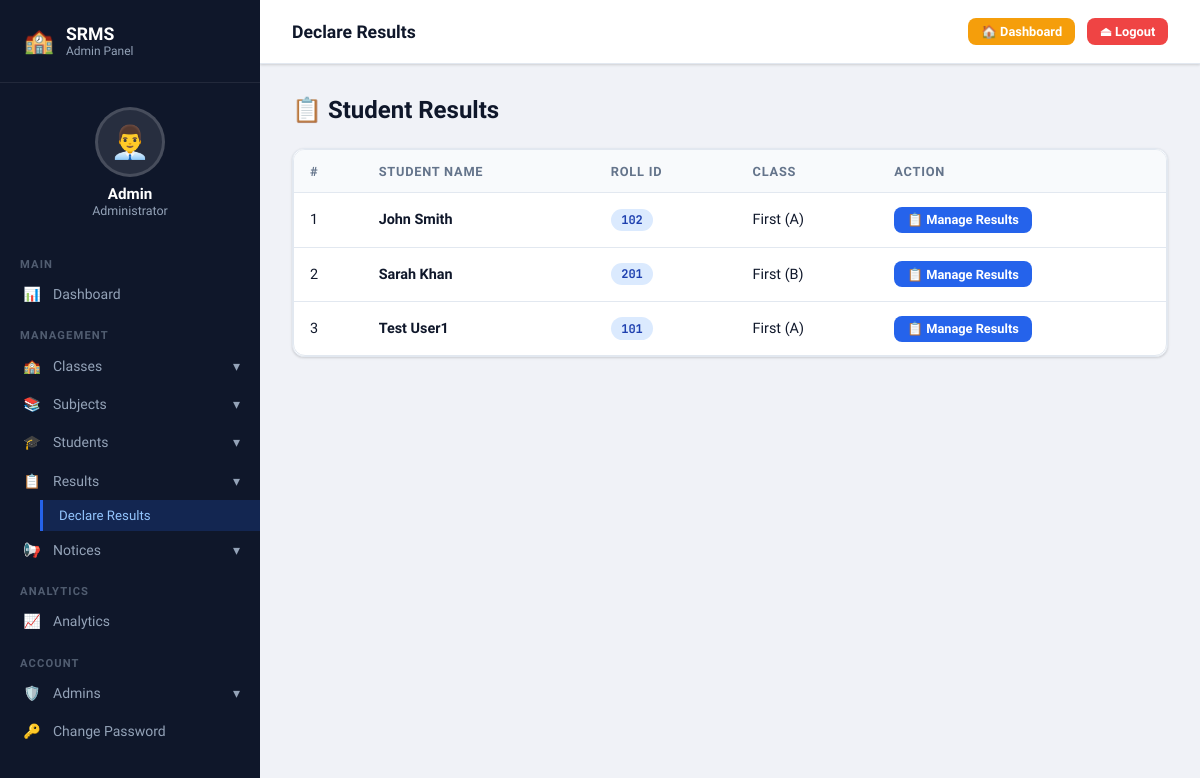
Before: /admin/results (signed in) with the older database file.
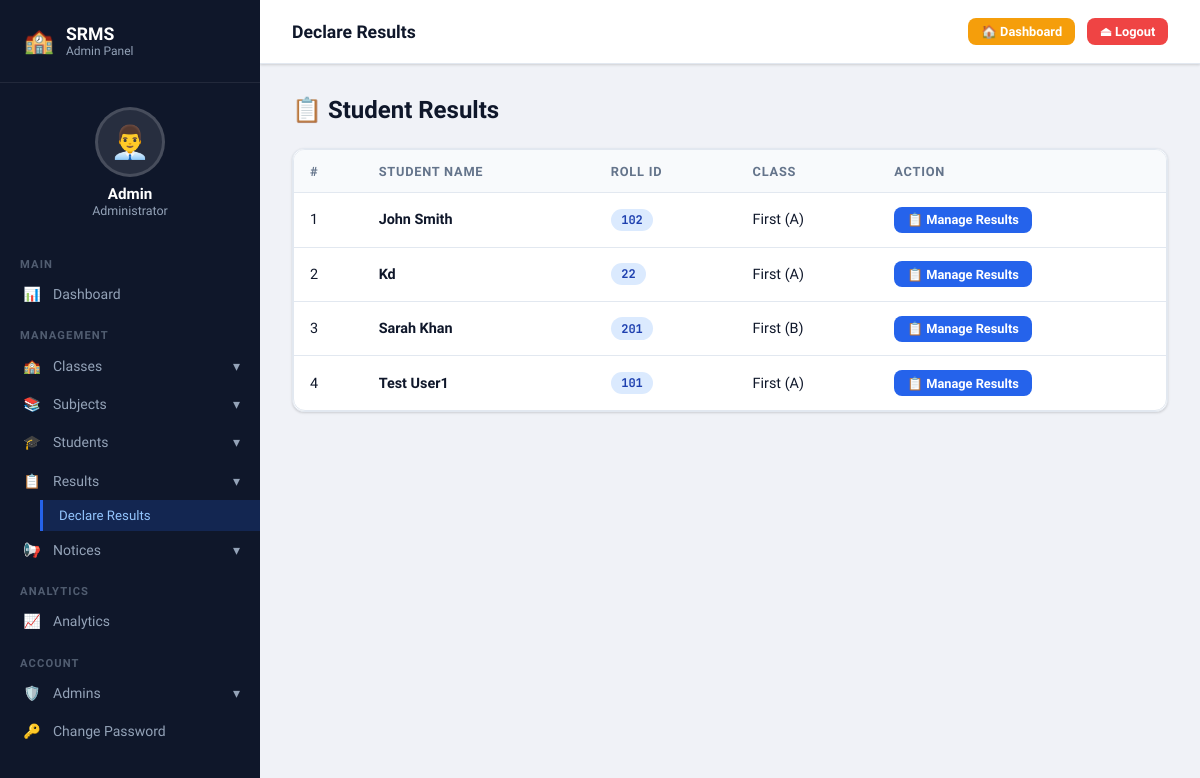
After: the same page with the newer database file.
### tables this page shows
CREATE TABLE students (
            id INTEGER PRIMARY KEY AUTOINCREMENT,
            name TEXT NOT NULL,
            roll_id TEXT NOT NULL UNIQUE,
            class_id INTEGER NOT NULL,
            email TEXT,
            created_at TEXT DEFAULT CURRENT_TIMESTAMP,
            FOREIGN KEY(class_id) REFERENCES classes(id)
        );

CREATE TABLE classes (
            id INTEGER PRIMARY KEY AUTOINCREMENT,
            class_name TEXT NOT NULL,
            class_numeric INTEGER NOT NULL,
            section TEXT NOT NULL,
            created_at TEXT DEFAULT CURRENT_TIMESTAMP,
            updated_at TEXT DEFAULT CURRENT_TIMESTAMP
        );

### app.py (the view)
@app.route('/admin/results')
@admin_required
def manage_results():
    conn = get_db()
    students = conn.execute(
        'SELECT s.*, c.class_name, c.section FROM students s JOIN classes c ON s.class_id=c.id ORDER BY s.name'
    ).fetchall()
    conn.close()
    return render_template('manage_results.html', students=students)

### app.py (called while the page is built)
def get_db():
    conn = sqlite3.connect(DB)
    conn.row_factory = sqlite3.Row
    return conn

def admin_required(f):
    from functools import wraps
    @wraps(f)
    def decorated(*args, **kwargs):
        if not session.get('admin'):
            return redirect(url_for('admin_login'))
        return f(*args, **kwargs)
    return decorated

### templates/manage_results.html (shortened to what this page needs)
{% extends "admin_base.html" %}
{% block page_title %}Declare Results{% endblock %}
{% block content %}
<div class="page-header">
  <div class="page-title">📋 Student Results</div>
</div>
<div class="card">
  <div class="table-wrap">
    <table>
      <thead><tr><th>#</th><th>Student Name</th><th>Roll ID</th><th>Class</th><th>Action</th></tr></thead>
      <tbody>
        {% for s in students %}
        <tr>
          <td>{{ loop.index }}</td>
          <td><strong>{{ s.name }}</strong></td>
          <td><span class="badge badge-primary" style="font-family:'JetBrains Mono',monospace;">{{ s.roll_id }}</span></td>
          <td>{{ s.class_name }} ({{ s.section }})</td>
          <td><a href="{{ url_for('add_result', student_id=s.id) }}" class="btn btn-primary btn-sm">📋 Manage Results</a></td>
        </tr>
        {% else %}
        <tr><td colspan="5" style="text-align:center;color:#94a3b8;padding:2rem;">No students registered yet.</td></tr>
        {% endfor %}
      </tbody>
    </table>
  </div>
</div>
{% endblock %}

Changed rows visible on the page:
added students: name "Kd", roll_id "22", class_name "First", section "A"
